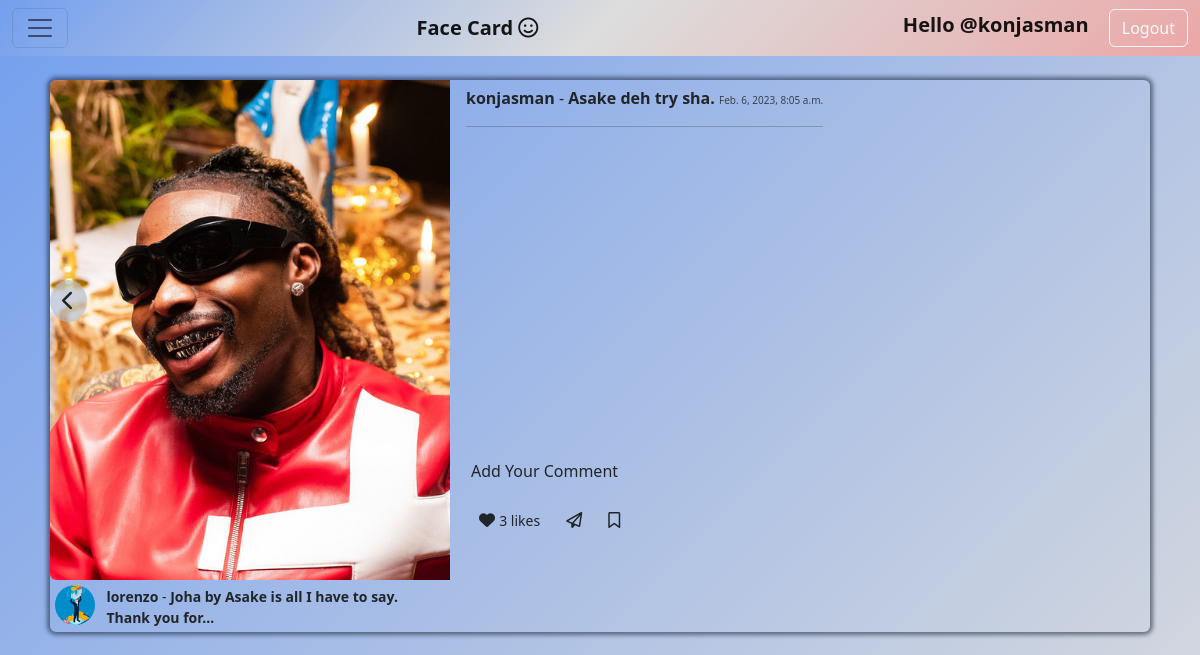
The page /post/1/ (signed in) on the database its author committed.
### Home/models.py (models this page shows, shortened)
class Post(models.Model):
    pic = models.ImageField(null=True, upload_to="images")
    caption = models.TextField(max_length=500, blank=True, null=True)
    date_published = models.DateTimeField(auto_now_add=True)
    date_edited = models.DateTimeField(auto_now=True)
    author = models.ForeignKey(User, on_delete=models.CASCADE)
    category = models.CharField(max_length=100)
    likes = models.ManyToManyField(User, related_name="blog_posts")
    favourites = models.ManyToManyField(
        User, related_name="favourite", default=None, blank=None
    )
    def total_likes(self):
        return self.likes.count()

class Profile(models.Model):
    user = models.OneToOneField(User, null=True, on_delete=models.CASCADE)
    bio = models.TextField()
    profile_pic = models.ImageField(null=True, upload_to="profile")
    website_url = models.CharField(max_length=255, null=True, blank=True)
    facebook_url = models.CharField(max_length=255, null=True, blank=True)
    twitter_url = models.CharField(max_length=255, null=True, blank=True)
    instagram_url = models.CharField(max_length=255, null=True, blank=True)
    linkedin_url = models.CharField(max_length=255, null=True, blank=True)

class Comment(models.Model):
    post = models.ForeignKey(
        Post, related_name="comments", on_delete=models.CASCADE
    )
    username = models.CharField(max_length=100)
    body = models.CharField(max_length=1000)
    date_added = models.DateTimeField(auto_now_add=True)

### Home/views.py (the view)
# urls.py: path('post/<int:pk>/', PostDetailView.as_view(), name="detail"),
class PostDetailView(DetailView):
    model = Post
    template_name = "detail.html"
    def get_context_data(self, *args, **kwargs):
        cat_menu = Category.objects.all()
        context = super(PostDetailView, self).get_context_data(*args, **kwargs)
        things = get_object_or_404(Post, id = self.kwargs['pk'])
        total_likes = things.total_likes()
        liked = False
        if things.likes.filter(id = self.request.user.id):
            liked = True
        context["cat_menu"] = cat_menu
        context["total_likes"] = total_likes
        context["liked"] = liked
        return context

### Templates/detail.html (shortened to what this page needs)
{% extends 'base.html' %}
{% load static %}
{% load social_share %}
{% block content %}
{% if user.is_authenticated %}
    <div class="shadow rounded detail post-div mb-3">
        <div class="position-relative" style="width: 400px;">
            <img src="{{ post.pic.url }}" class="rounded-start media-detail" alt="Post Media">
            <div class="post-caption">
                {% if post.author.profile.profile_pic %}
                <a class="profile-pic" href="{% url 'user-profile' post.author.profile.id %}">
                    <img src="{{ post.author.profile.profile_pic.url }}" class="rounded-circle" alt="">
                </a>
                {% else %}
                <a class="profile-pic" href="{% url 'user-profile' post.author.profile.id %}">
                    <img src="{% static 'Img/user-profile-thumbnail.png' %}" class="rounded-circle" alt="">
                </a>
                {% endif %}
                <span style="width: 300px; font-size: 14px; padding: 0.4rem 0 0.2rem 0.4rem;">
                        <a href="{% url 'user-profile' post.author.profile.id %}" class="fw-bold">{{ post.author.username }}</a> - <a style="word-wrap: break-word;" class="fw-semibold" data-bs-toggle="modal" data-bs-target="#exampleModal">{{ post.caption|safe|linebreaksbr|truncatechars:50 }}</a>
                </span>
            </div>
            <a title="Back" class="btn btn-outline-none chevron-left"><i class="fa fa-chevron-left" aria-hidden="true"></i></a>
        </div>
        <div class="comment-container">
            <div class="comment" style="padding: 0.4rem 0.8rem 0 0;">
            {% if not post.comments.all %}
                    <p>
                        <a data-bs-toggle="modal" data-bs-target="#staticBackdrop" style="padding: 5px;">Add Your Comment</a>
                    </p>
                {% else %}
                {% for comment in post.comments.all %}
                    <div class="d-flex align-content-between">
                        <div class="overflow-y-auto detail-caption">
                            <span class="fw-bold">{{ comment.username }}</span> - <span class="fw-semibold">{{ comment.body|safe|linebreaksbr }}</span> <small>{{ comment.date_added }}</small>
                            <hr>
                        </div>
                    </div>
                {% endfor %}
            </div>
            <br>
            <a data-bs-toggle="modal" data-bs-target="#staticBackdrop" style="padding: 5px;">Add Your Comment</a>
            {% endif %}
            <div class="detail-nav d-flex" role="group" aria-label="Basic outlined example">
                <form action="{% url 'like' post.pk %}" method="POST">
                {% if liked %}
                    <button type="submit" title="Like" name="post_id" value="{{ post.id }}" class="btn btn-outline-none">
                        <i class="fa fa-heart" aria-hidden="true"></i>  <small>{{ total_likes }} likes</small>
                    </button>
                {% else %}
                    <button type="submit" title="Like" name="post_id" value="{{ post.id }}" class="btn btn-outline-none">
                        <i class="fa fa-heart-o" aria-hidden="true"></i>  <small>{{ total_likes }} likes</small>
                    </button>
                {% endif %}
                </form>
                <a data-bs-toggle="modal" data-bs-target="#socialShare">
                    <button type="button" title="Share" class="btn btn-outline-none">
                        <i class="fa fa-paper-plane-o" aria-hidden="true"></i>
                    </button>
                </a>
                <a href="{% url 'add-favourite' post.id %}" title="Add To Favourites" class="btn btn-outline-none"><i class="fa fa-bookmark-o" aria-hidden="true"></i></a>
            </div>
        </div>
    </div>
{% else %}
    <p class="fw-bold">Sorry Mate, Login First</p><i class="fa fa-smile-o" aria-hidden="true"></i>...
{% endif %}
{% endblock %}

### Templates/base.html (shortened to what this page needs)
{% load static %}
{% load social_share %}
<!DOCTYPE html>
<html lang="en">
<head>
    <link href="https://cdn.jsdelivr.net/npm/bootstrap@5.2.3/dist/css/bootstrap.min.css" rel="stylesheet">
    <link rel="stylesheet" href="{% static 'style.css' %}">
</head>
<body>
    <nav class="navbar bg-body fixed-top">
        <div class="container-fluid">
            <button class="navbar-toggler position-relative" type="button" data-bs-toggle="offcanvas" data-bs-target="#offcanvasDarkNavbar" aria-controls="offcanvasDarkNavbar">
              <span class="navbar-toggler-icon"></span>
            </button>
          <a class="navbar-brand fw-bold" href="{% url 'home' %}">Face Card <i class="fa fa-smile-o" aria-hidden="true"></i></a>
          {% if user.is_authenticated %}
          {% if user.display_pic %}
          <div>
            <img class="image-thumbnail" src="" alt="">
            <a class="btn btn-outline-light" href="">Logout</a>
          </div>
          {% else %}
          <div>
            {% if user.profile.id %}
            <a class="navbar-brand fw-semibold" href="{% url 'user-profile' user.profile.id %}">Hello @{{user.username}}</a>
            {% else %}
            <a class="navbar-brand fw-semibold" href="{% url 'create-profile-page' %}">Hello @{{user.username}}</a>
            {% endif %}
            <a class="btn btn-outline-light" href="{% url 'logout' %}">Logout</a>
          </div>
          {% endif %}
          {% else %}
          <div>
            <a class="btn btn-outline-primary" href="{% url 'login' %}">Log In</a>
            <a class="btn btn-dark" href="{% url 'signup' %}">Sign Up</a>
          </div>
          {% endif %}
        </div>
      </nav>
      <div id="content" class="d-flex justify-content-center">
          {% block content %}
          {% endblock %}
      </div>
</body>
</html>

### Static/style.css (style rules this page uses)
* { margin: 0; padding: 0; box-sizing: border-box; }
html { scroll-behavior: smooth; }
body { background: linear-gradient(-45deg, #dddddd, #749fee); min-height: 100vh; }
.bg-body { background: linear-gradient(-45deg, #eba7a7, #dddddd, #749fee); color: inherit; }
a { text-decoration: none; color: inherit; }
.shadow { box-shadow: 0 0 4px 3px #111c308a !important; }
.post-div { width: 400px; }
#content { margin-top: 5rem; }
.detail { display: flex !important; align-items: flex-start !important; gap: 1rem; width: 1100px; word-break: break-all; }
.media-detail { width: 400px; height: 500px !important; object-fit: cover !important; }
.chevron-left { position: absolute; top: 200px; left: 0; font-size: 20px; border-radius: 50%; border: none; transition: all 0.3s; background: #b0bbd0a5; }
.comment-container { display: flex; flex-direction: column; justify-content: space-between !important; }
.comment { overflow-y: auto; height: 350px !important; scrollbar-width: thin; }
.post-caption { display: flex; align-items: flex-start; }
.detail-nav { justify-content: start; align-items: center; padding: 0.8rem 3rem 0 0; }
.profile-pic { padding: 5px; }
.profile-pic img { width: 40px; height: 40px; object-fit: cover !important; }
.detail-caption>small { font-size: 10px; opacity: 0.8; }

### rows shown on the page
Post: pic (picture), author.profile.profile_pic (picture), author.username "lorenzo", caption "Joha by Asake is all I have to say. Thank you for…"
Comment: username "konjasman", body "Asake deh try sha.", date_added "Feb. 6, 2023, 8:05 a.m."

### other values the page prints
{{ user.username }} "konjasman"
{{ total_likes }} "3"
